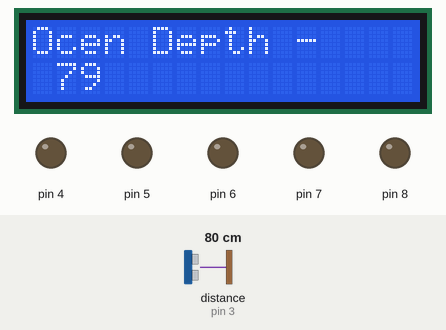
Simulated run of this sketch. Board: Arduino Uno, built with avr-gcc and run on an emulated ATmega328P. On the bench: 16×2 character LCD, output pins drawn as LEDs (lit = HIGH). Wiring (inferred from the names in the program): ultrasonic range finder: trigger pin 2; echo pin 3. The test bench sets the inputs (shaded band); at power-on: distance to the obstacle (sensor on pin 3) 80 cm. The echo pulse lasts 58.3 µs per cm; pins used as bus, display or sensor lines are not drawn; what the sketch prints to the serial monitor is not drawn.

Above: at 1.2 s.
1.3 s: distance to the obstacle (sensor on pin 3) set to 56 cm
At 2.5 s:
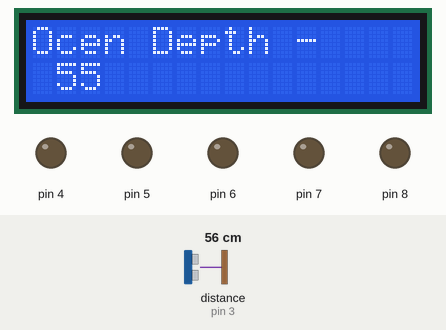
2.8 s: distance to the obstacle (sensor on pin 3) set to 48 cm
At 3.6 s:
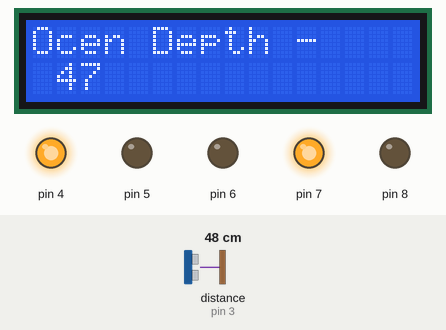
4.4 s: distance to the obstacle (sensor on pin 3) set to 12 cm
At 5.6 s:
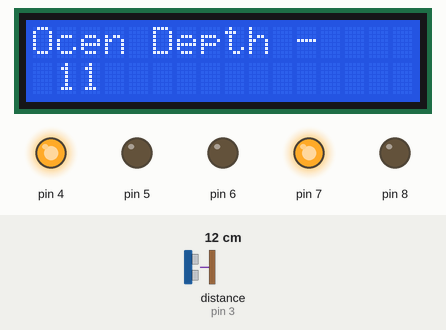
5.9 s: distance to the obstacle (sensor on pin 3) set to 9 cm
At 6.8 s:
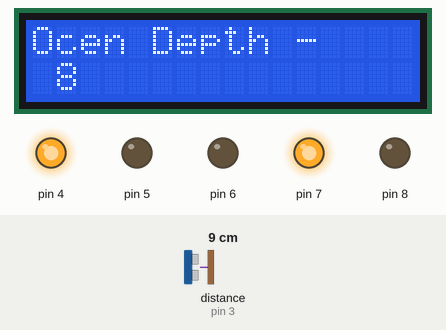
7.4 s: distance to the obstacle (sensor on pin 3) set to 15 cm
At 9.2 s:
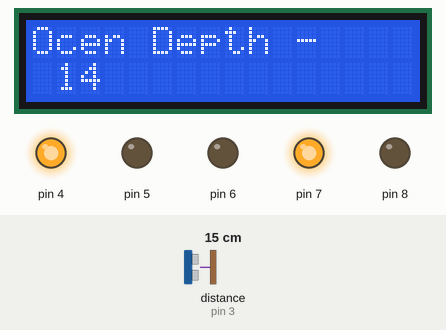
9.5 s: distance to the obstacle (sensor on pin 3) set to 18 cm
At 10.1 s:
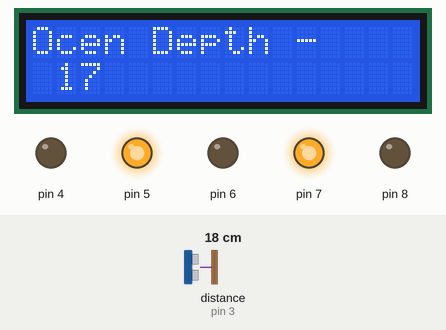
Timing chart, 0 to 12.0 s (numbered marks = the images above; inputs shaded):
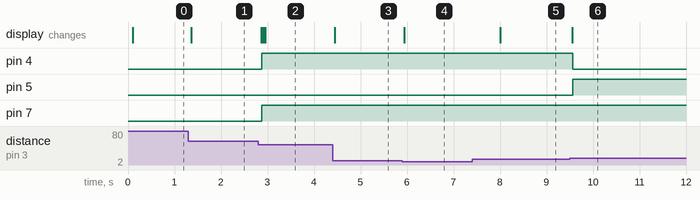

Measured:
- the behaviour switches between 52 and 51 cm on distance to the obstacle (sensor on pin 3) (found by bisection; images 1 and 2)
- the behaviour switches between 11 and 10 cm on distance to the obstacle (sensor on pin 3) (found by bisection; images 3 and 4)
- the behaviour switches between 16 and 17 cm on distance to the obstacle (sensor on pin 3) (found by bisection; images 5 and 6)
- after the input at 1.3 s, the display: changes after 0.06 s (image 1)
- after the input at 2.8 s, pin 4, pin 7: LOW → HIGH after 0.07 s; the display: changes after 0.06 s (image 2)
- after the input at 4.4 s, the display: changes at once (image 3)
- after the input at 5.9 s, the display: changes after 0.05 s (image 4)
- after the input at 7.4 s, the display: changes after 0.60 s (image 5)
- after the input at 9.5 s, pin 4: HIGH → LOW after 0.06 s; pin 5: LOW → HIGH after 0.06 s; the display: changes after 0.05 s (image 6)

The sketch:

distance_indicator_using_led.ino
```cpp
#include <Wire.h>
 #include <LiquidCrystal_I2C.h>
 LiquidCrystal_I2C lcd(0x27,16,2);
int Time ;
int distance;
#define max_distance 50

void setup()
{
 pinMode(2,OUTPUT); // trigger
 pinMode(3,INPUT); // echo
 pinMode(4,OUTPUT);
 pinMode(5,OUTPUT);
 pinMode(6,OUTPUT);
 pinMode(7,OUTPUT);
 pinMode(8,OUTPUT);
 Serial.begin(9600);
  lcd.begin ();
  lcd.backlight();
  lcd.clear();

}

void loop()
{
 digitalWrite(2,HIGH);
 delayMicroseconds(10);
 digitalWrite(2,LOW);
 delayMicroseconds(5);
 digitalWrite(2,HIGH);
 delayMicroseconds(10);

Time = pulseIn(3,HIGH);

    distance= 0.0343*Time/2;
    Serial.print("distane from sensor to object is =");
    lcd.setCursor(0,0);
    lcd.print("Ocen Depth - ");
    Serial.println(distance);
    lcd.setCursor(1,1);
    lcd.println(distance);
    delay(10);


   if(distance>5 && distance <= 10 )
   {

    digitalWrite(4,HIGH);
    delay(1000);
    digitalWrite(5,LOW);
    digitalWrite(6,LOW);

    }

   if(distance>15 && distance <= 20 )
   {
    digitalWrite(4,LOW);
    digitalWrite(5,HIGH);
    digitalWrite(6,LOW);
   }


   if(distance>25 && distance <=30)
   {

    digitalWrite(4,LOW);
    digitalWrite(5,LOW);
    digitalWrite(5,HIGH);

   }

   if(distance>35 && distance <=40)
   {
    digitalWrite(4,LOW);
    digitalWrite(5,LOW);
    digitalWrite(6,HIGH);
    digitalWrite(7,LOW);
    digitalWrite(8,LOW);


   }
 if(distance>45 && distance <=50)
   {
    digitalWrite(4,HIGH);
    digitalWrite(5,LOW);
    digitalWrite(6,LOW);
    digitalWrite(7,HIGH);
    digitalWrite(8,LOW);
   }

    if(distance>300)
   {
    digitalWrite(4,LOW);
    digitalWrite(5,LOW);
    digitalWrite(6,LOW);
    digitalWrite(7,LOW);
    digitalWrite(8,HIGH);

   }
}
```
